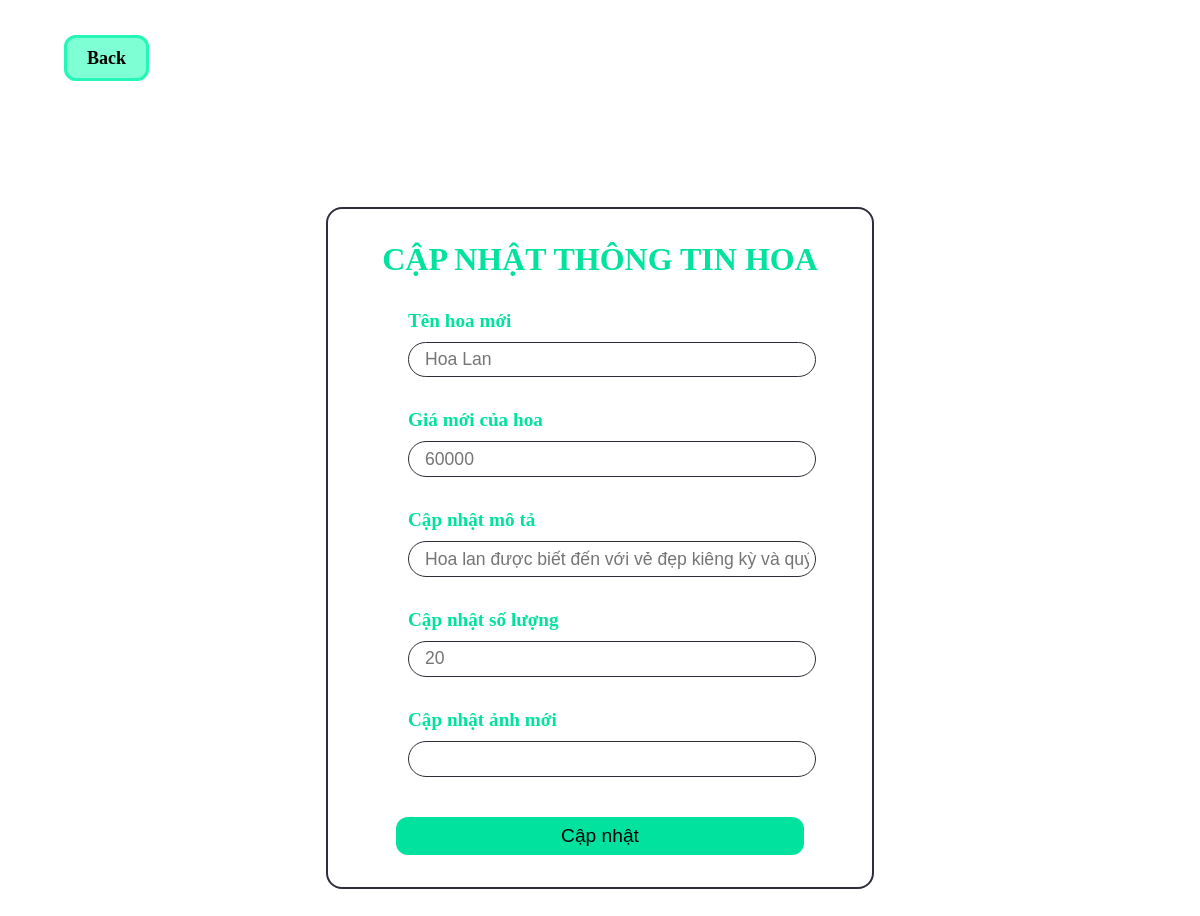
Screenshot of /update_flower.php?id=6 (signed in) with the database file from the repository.
### tables this page shows
CREATE TABLE `flower` (
  `ID` int(11) NOT NULL,
  `flower_name` varchar(50) NOT NULL,
  `price` int(11) NOT NULL,
  `description` varchar(255) NOT NULL,
  `quantity` int(11) NOT NULL,
  `image` varchar(100) NOT NULL
);

### server/flower_connection.php (called while the page is built, shortened)
<?php
function connection()
{
    $server = 'localhost';
    $user = 'root';
    $password = '';
    $databasename = 'flower_management';
    $conn = new mysqli($server, $user, $password, $databasename);
    return $conn;
}
function flowerInformation($id)
{
    $conn = connection();
    $sql = "SELECT * FROM `flower` WHERE `ID` = ?";
    $stm = $conn->prepare($sql);
    $stm->bind_param('s', $id);
    if (!$stm->execute()) {
        return array('code' => 2, 'error' => 'An error occurred. Please try again later');
    }
    $result = $stm->get_result();
    $data = $result->fetch_assoc();
    return array('code' => 0, 'data' => $data);
}
?>

### update_flower.php (the view, shortened to what this page needs)
<?php
    require_once ('server/flower_connection.php');
    if(isset($_GET['id']))
    {
       $id_flower = $_GET['id'];
       $flower = flowerInformation($id_flower)['data'];
    }
            ?>
<!DOCTYPE html>
<html lang="en">
    <head>
        <link rel="stylesheet" href="./css/style_signup.css">
    </head>
    <body>
        <div class="back_container">
            <a class="back" href="javascript:history.go(-1)">Back</a>
        </div>
        <form  method="POST" class="signup_form" action="">
            <div class="signup-heading">
                <h1 class="title" >Cập nhật thông tin hoa</h1>
            </div>
            <div class="input-title">
                <h4>Tên hoa mới</h4>
                <input name="flower_name" type="text" autocomplete="off" placeholder="<?= $flower['flower_name'] ?>">
            </div>
            <div class="input-title">
                <h4>Giá mới của hoa</h4>
                <input name="flower_price" type="text" autocomplete="off" placeholder="<?= $flower['price'] ?>">
            </div>
            <div class="input-title">
                <h4>Cập nhật mô tả</h4>
                <input name="flower_description" type="text" autocomplete="off" placeholder="<?= $flower['description'] ?>">
            </div>
            <div class="input-title">
                <h4>Cập nhật số lượng</h4>
                <input name="flower_quantity" type="text" autocomplete="off" placeholder="<?= $flower['quantity'] ?>">
            </div>
            <div class="input-title">
                <h4>Cập nhật ảnh mới</h4>
                <input name="flower_link" type="text" autocomplete="off" >
            </div>
            <button type="submit">Cập nhật</button>
        </form>
    </body>
</html>

### css/style_signup.css (style rules this page uses)
* { margin: 0; padding: 0; scroll-behavior: border-box; scroll-padding-top: 2rem; }
:root { --main-color: #01e29f; --hover-color: rgba(1, 1, 1, 0); --body-color: rgb(30,30,30); --container-color: #2d2e37; --text-color: #ffffff; }
a { text-decoration: none; }
.back_container { margin-top: 3rem; }
.back { width: fit-content; margin-left: 4rem; padding: 10px 20px; border-radius: 12px; border: 3px solid rgb(38, 247, 184); font-weight: bold; color: #000000; font-size: 18px; background: rgb(126, 255, 212); }
.signup-heading { margin-left: auto; margin-right: auto; color: var(--main-color); text-transform: uppercase; font-weight: 600; }
.signup_form { margin-top: 8.6rem !important; display: flex; flex-direction: column; width: 30rem; margin-left: auto; margin-right: auto; border: 2px solid var(--container-color); border-radius: 16px; padding: 2rem; margin-bottom: 4rem; }
.input-title { width: 80%; display: flex; flex-direction: column; margin-top: 2rem; margin-left: auto; margin-right: auto; }
.input-title h4 { color: var(--main-color); font-size: 1.2rem; }
form input { border: 1.5px solid var(--container-color); border-radius: 20px; padding: 0.4rem; padding-left: 1rem; font-size: 1.1rem; width: 100%; margin-top: 10px; margin-left: auto; margin-right: auto; }
button { padding: 0.5rem; width: 85%; margin-top: 2.5rem; background: var(--main-color); font-size: 1.2rem; border: transparent; border-radius: 12px; margin-left: auto; margin-right: auto; }

### rows the page displays
flower: flower_name "Hoa Lan", flower_price "60000", flower_description "Hoa lan được biết đến với vẻ đẹp kiêng kỳ và quý phái", flower_quantity "20"
